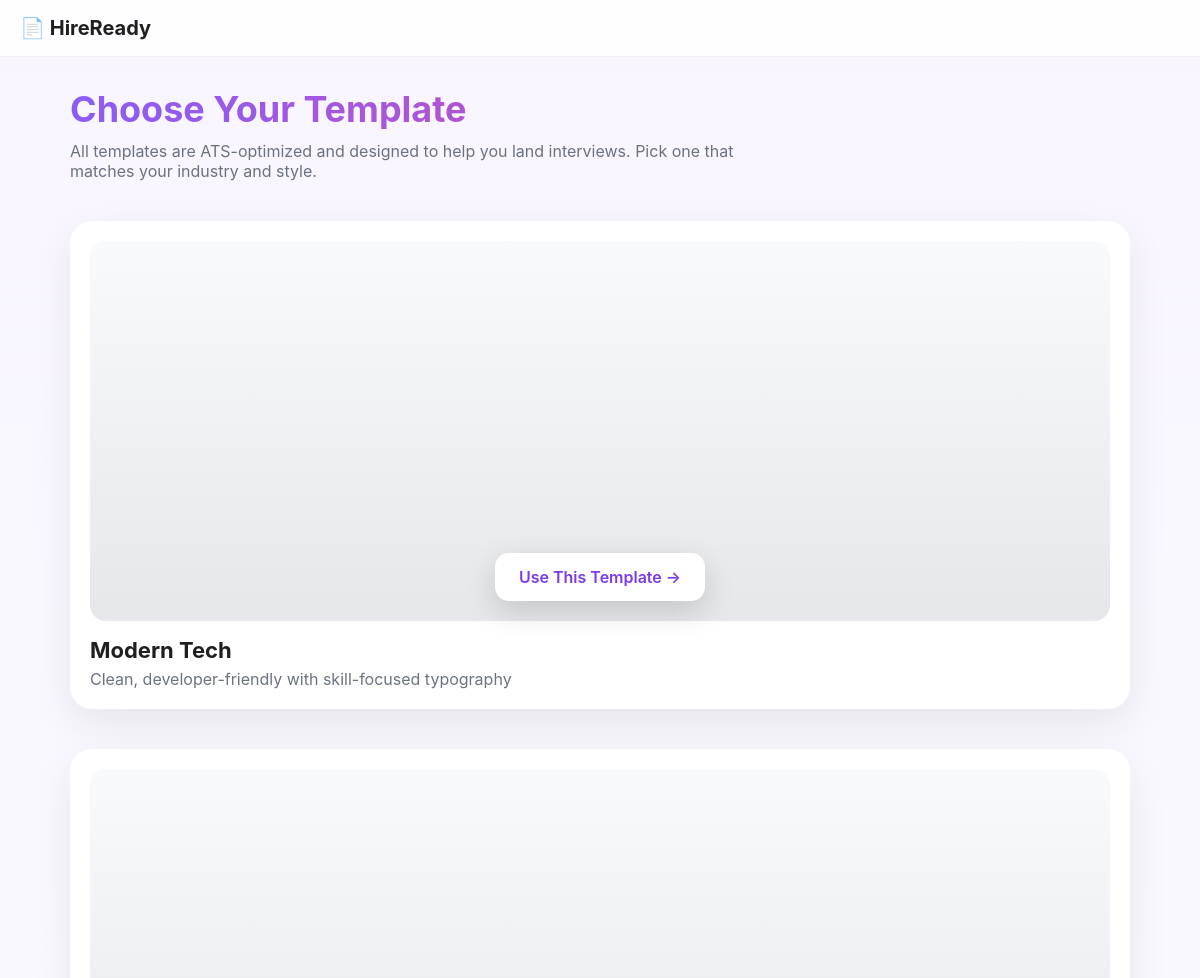
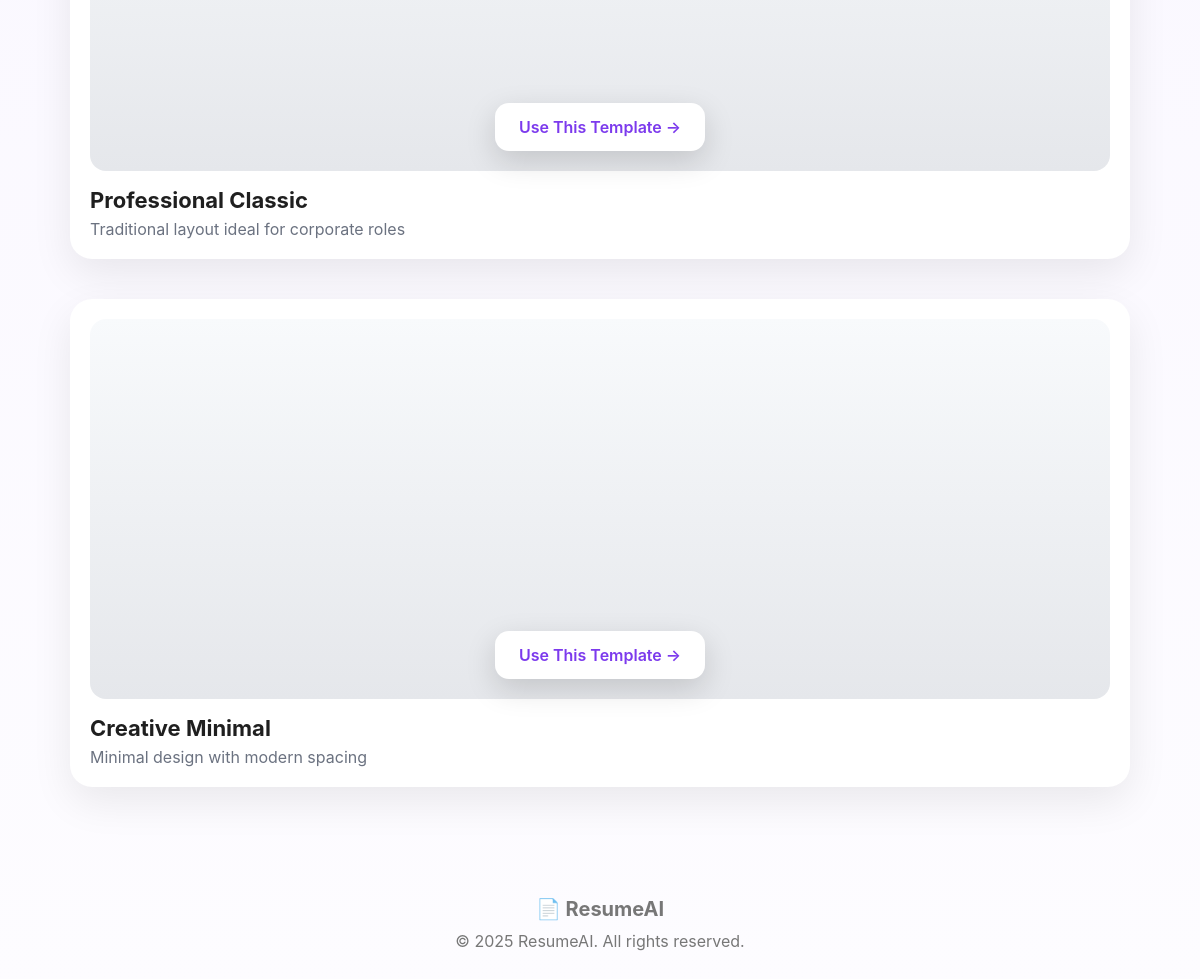
/templates/, run on the app's committed database (2 pictures, top to bottom).
### app/models.py (models this page shows, shortened)
class ResumeTemplate(models.Model):
    name = models.CharField(max_length=100)
    description = models.TextField()
    preview_image = models.CharField(max_length=255)  # image path
    slug = models.SlugField(unique=True)

### app/views.py (the view)
# urls.py: path("templates/", templates_view, name="templates"),
def templates_view(request):
    templates = ResumeTemplate.objects.all()
    return render(request, "templates.html", {"templates": templates})

### templates/templates.html (shortened to what this page needs)
{% extends "base.html" %}
{% block content %}
<div class="templates-container">
    <h1 class="templates-title">
        Choose Your Template
    </h1>
    <p class="templates-subtitle">
        All templates are ATS-optimized and designed to help you land interviews.
        Pick one that matches your industry and style.
    </p>
    {% for template in templates %}
    <div class="template-card">
        <div class="template-preview">
            <a href="{% url 'resume_builder' template.slug %}" class="use-btn">
                Use This Template →
            </a>
        </div>
        <div class="template-name">{{ template.name }}</div>
        <div class="template-desc">{{ template.description }}</div>
    </div>
    {% endfor %}
</div>
{% endblock %}

### templates/base.html (shortened to what this page needs)
<!DOCTYPE html>
<html lang="en">
<head>
</head>
<body>
<div class="navbar">
    <div class="logo">📄 HireReady</div>
</div>
{% block content %}{% endblock %}
<footer>
    <div class="logo" style="justify-content:center;">📄 ResumeAI</div>
    <p style="margin-top:10px;">© 2025 ResumeAI. All rights reserved.</p>
</footer>
</body>
</html>

### templates/base.html (style rules this page uses)
* { margin: 0; padding: 0; box-sizing: border-box; font-family: "Inter", system-ui, sans-serif; }
body { background: linear-gradient(180deg, #f8f5ff, #fdfcff); color: #1f1f1f; }
a { text-decoration: none; color: inherit; }
.navbar { display: flex; justify-content: space-between; align-items: center; padding: 16px 20px; background: #ffffffcc; backdrop-filter: blur(10px); border-bottom: 1px solid #eee; position: relative; }
.logo { display: flex; align-items: center; gap: 10px; font-weight: 700; font-size: 20px; }
footer { text-align: center; padding: 40px 20px; color: #777; }

### templates/templates.html (style rules this page uses)
.templates-container { max-width: 1100px; margin: auto; padding: 30px 20px; }
.templates-title { font-size: 36px; font-weight: 700; }
.templates-title { background: linear-gradient(90deg,#8b5cf6,#ec4899); -webkit-background-clip: text; -webkit-text-fill-color: transparent; }
.templates-subtitle { color: #6b7280; margin: 10px 0 40px; max-width: 700px; }
.template-card { background: white; border-radius: 22px; padding: 20px; box-shadow: 0 15px 40px rgba(0,0,0,0.08); margin-bottom: 40px; }
.template-preview { height: 380px; border-radius: 16px; background: linear-gradient(180deg,#f8fafc,#e5e7eb); display: flex; align-items: flex-end; justify-content: center; }
.use-btn { margin-bottom: 20px; background: white; color: #7c3aed; border-radius: 14px; padding: 14px 24px; font-weight: 600; display: inline-flex; gap: 8px; align-items: center; box-shadow: 0 10px 30px rgba(0,0,0,0.15); }
.template-name { font-size: 22px; font-weight: 700; margin-top: 16px; }
.template-desc { color: #6b7280; margin-top: 6px; }

### data on the page
ResumeTemplate: name "Modern Tech", description "Clean, developer-friendly with skill-focused typography"
ResumeTemplate: name "Professional Classic", description "Traditional layout ideal for corporate roles"
ResumeTemplate: name "Creative Minimal", description "Minimal design with modern spacing"
